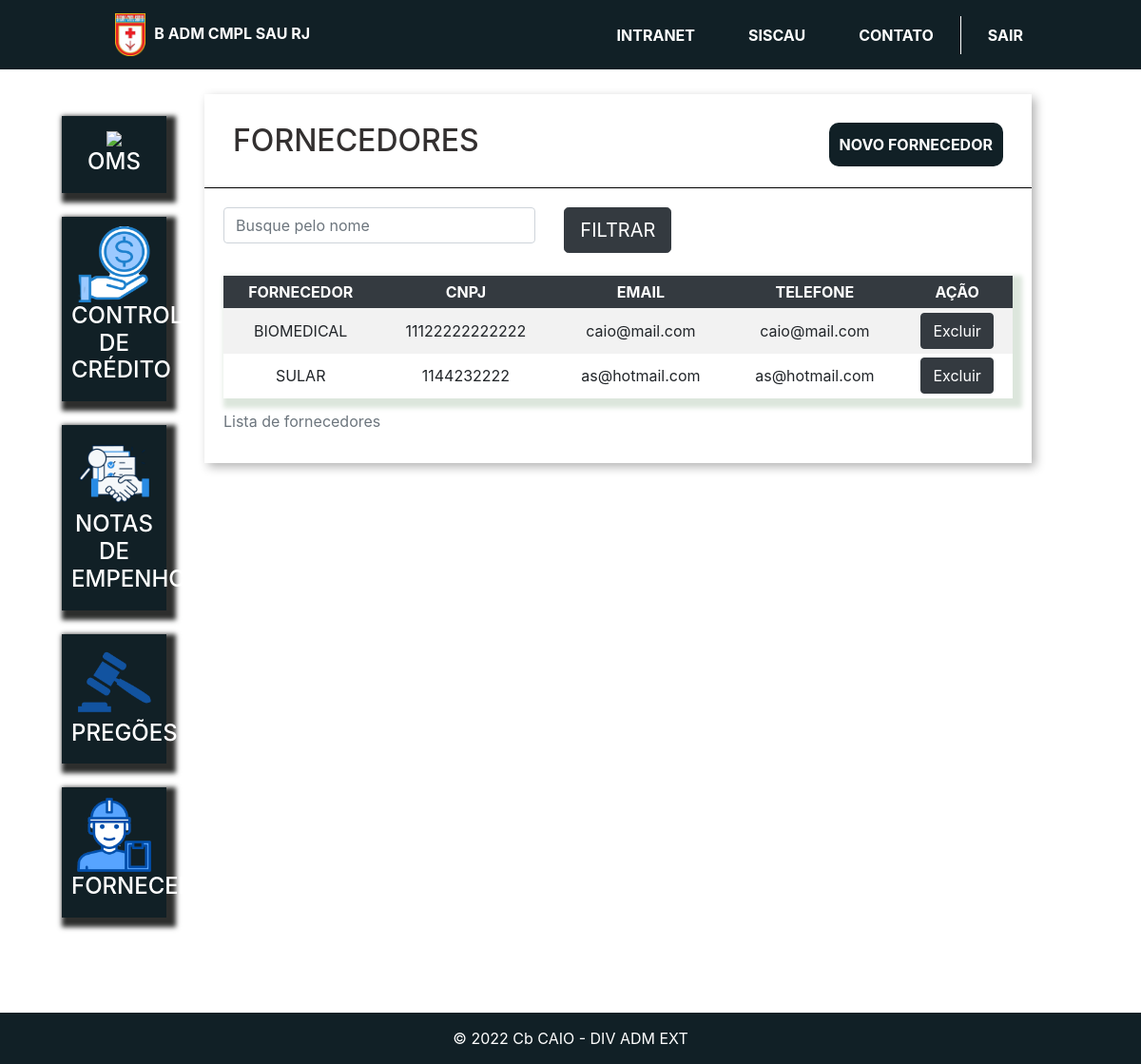
Page /fornecedores/ (signed in) on the earlier database version.
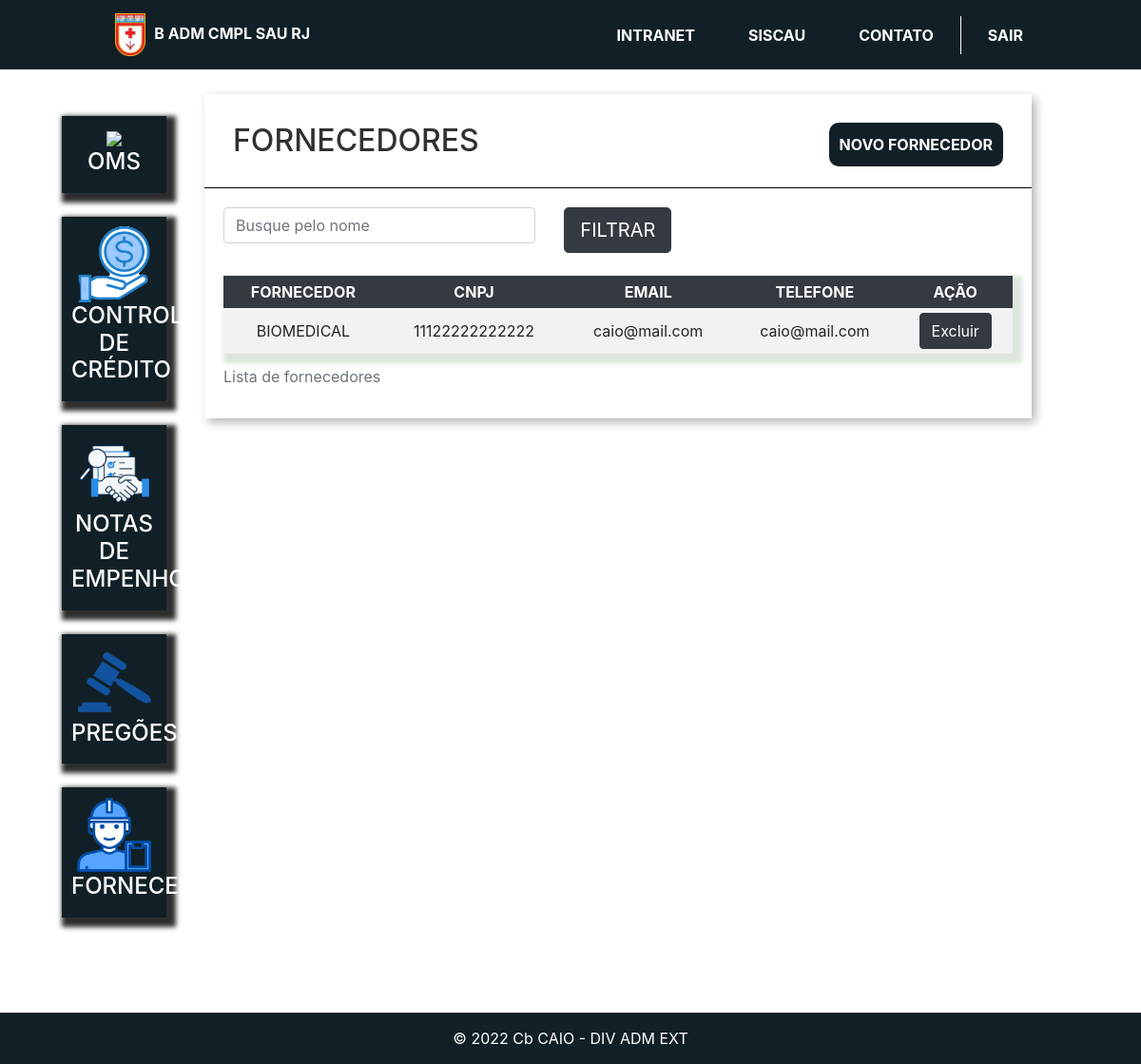
Same page on the later database version.
### plataforma/models.py (models this page shows, shortened)
class Fornecedor(models.Model):
    nome = models.CharField(max_length=30)
    cnpj = models.CharField(max_length=14)
    telefone = models.CharField(max_length=15)
    email = models.EmailField()

### plataforma/views.py (the view)
# urls.py: path('fornecedores/', views.fornecedores, name='fornecedores'),
@login_required(login_url='/auth/logar/')
def fornecedores(request):
    fornecedores = Fornecedor.objects.all()
    nome = request.GET.get('nome')
    if nome:
        fornecedores = fornecedores.filter(nome__contains=nome)
    return render(request, 'fornecedores.html', {'fornecedores': fornecedores})

### plataforma/templates/fornecedores.html (shortened to what this page needs)
{% extends 'base_plataforma.html' %}
{% load static %}
{% block 'plataforma' %}
    <div class="wrapper">
        <div class="box">
            <div class="header-box">
                <h2 class="titulo">FORNECEDORES</h2>
                <button type="button" class="btn btn-conteudo bg-fundo" data-toggle="modal" data-target="#modal">
                    NOVO FORNECEDOR
                </button>
            </div>
            <div class="borda-box"></div>
            <div class="body-box">
                <form action='{% url "fornecedores"%}' method='GET'> {% csrf_token %}
                <div class="row">
                        <div class="col-md-5">
                            <input type="text" placeholder="Busque pelo nome" class="form-control" name="nome">
                        </div>
                    <div class="col-md-3">
                        <input type="submit" value="FILTRAR" class="btn btn-lg btn-dark ">
                    </div>
                </div>
                </form>
                <br>
                <table class="tabela table-striped table-hover table-sm" cellpadding="20">
                    <caption>Lista de fornecedores</caption>
                    <thead class='table-dark th-table'>
                        <th>FORNECEDOR</th>
                        <th>CNPJ</th>
                        <th>EMAIL</th>
                        <th>TELEFONE</th>
                        <th>AÇÃO</th>
                </thead>
                 <tbody class='tb-table'>
                        {% for fornecedor in fornecedores %}
                           <tr>
                            <td > {{fornecedor.nome}}</td>
                            <td>{{fornecedor.cnpj}}</td>
                            <td>
                                {{fornecedor.email}}
                            </td>
                            <td>
                                {{fornecedor.telefone}}
                            </td>
                            <td>
                                <a href="{% url 'deletar_fornecedor' fornecedor.id%}" class="btn btn-dark ">Excluir</a>
                            </td>
                        </tr>
                             {% endfor %}
                        </tbody>
                </table>
            </div>
        </div>
    </div>
        </div>
{% endblock%}

Differences in the rows shown:
removed Fornecedor: nome "SULAR", cnpj "1144232222", email "as@hotmail.com", telefone "as@hotmail.com"
